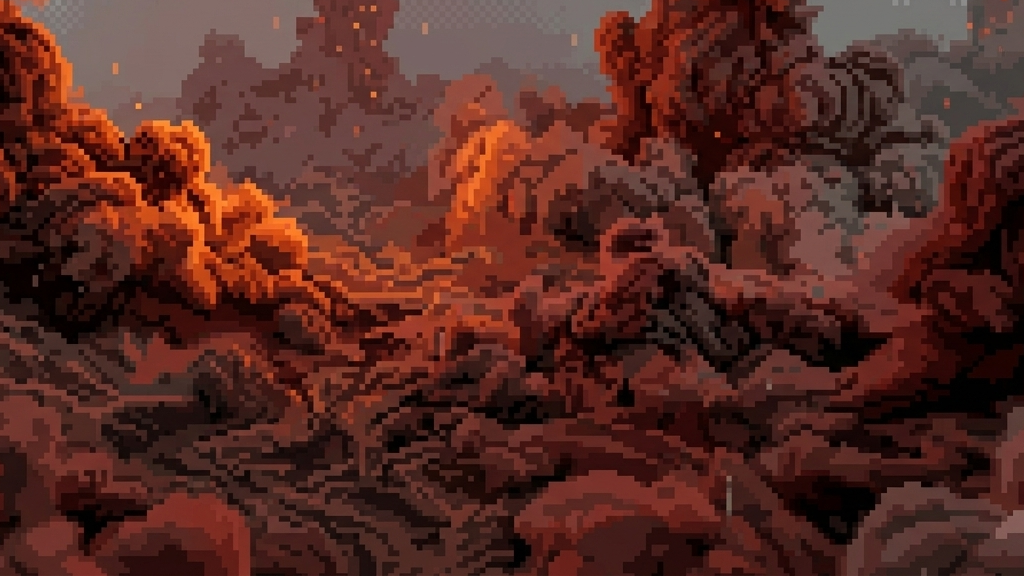

This game map was drawn from its Tiled (.tmx) file and the tilesets committed beside it. A one-line description and the full map source follow:
An orthogonal 32x18 tile map with 32x32 px tiles, 1 tile layer (Capa de patrones 1).

<map version="1.10" tiledversion="1.12.1" orientation="orthogonal" renderorder="right-down" width="32" height="18" tilewidth="32" tileheight="32" infinite="0" nextlayerid="2" nextobjectid="1">
 <tileset firstgid="1" source="Humo.tsx" />
 <layer id="1" name="Capa de patrones 1" width="32" height="18">
  <data encoding="csv">
2147483939,2147483938,2147483937,2147483936,2147483935,2147483934,2147483933,2147483932,2147483931,2147483930,2147483929,2147483928,2147483927,2147483926,2147483925,2147483924,2147483923,2147483922,2147483921,2147483920,2147483919,2147483918,2147483917,2147483916,2147483915,2147483914,2147483913,2147483912,2147483911,2147483910,2147483909,2147483908,
2147483981,2147483980,2147483979,2147483978,2147483977,2147483976,2147483975,2147483974,2147483973,2147483972,2147483971,2147483970,2147483969,2147483968,2147483967,2147483966,2147483965,2147483964,2147483963,2147483962,2147483961,2147483960,2147483959,2147483958,2147483957,2147483956,2147483955,2147483954,2147483953,2147483952,2147483951,2147483950,
2147484023,2147484022,2147484021,2147484020,2147484019,2147484018,2147484017,2147484016,2147484015,2147484014,2147484013,2147484012,2147484011,2147484010,2147484009,2147484008,2147484007,2147484006,2147484005,2147484004,2147484003,2147484002,2147484001,2147484000,2147483999,2147483998,2147483997,2147483996,2147483995,2147483994,2147483993,2147483992,
2147484065,2147484064,2147484063,2147484062,2147484061,2147484060,2147484059,2147484058,2147484057,2147484056,2147484055,2147484054,2147484053,2147484052,2147484051,2147484050,2147484049,2147484048,2147484047,2147484046,2147484045,2147484044,2147484043,2147484042,2147484041,2147484040,2147484039,2147484038,2147484037,2147484036,2147484035,2147484034,
2147484107,2147484106,2147484105,2147484104,2147484103,2147484102,2147484101,2147484100,2147484099,2147484098,2147484097,2147484096,2147484095,2147484094,2147484093,2147484092,2147484091,2147484090,2147484089,2147484088,2147484087,2147484086,2147484085,2147484084,2147484083,2147484082,2147484081,2147484080,2147484079,2147484078,2147484077,2147484076,
2147484149,2147484148,2147484147,2147484146,2147484145,2147484144,2147484143,2147484142,2147484141,2147484140,2147484139,2147484138,2147484137,2147484136,2147484135,2147484134,2147484133,2147484132,2147484131,2147484130,2147484129,2147484128,2147484127,2147484126,2147484125,2147484124,2147484123,2147484122,2147484121,2147484120,2147484119,2147484118,
2147484191,2147484190,2147484189,2147484188,2147484187,2147484186,2147484185,2147484184,2147484183,2147484182,2147484181,2147484180,2147484179,2147484178,2147484177,2147484176,2147484175,2147484174,2147484173,2147484172,2147484171,2147484170,2147484169,2147484168,2147484167,2147484166,2147484165,2147484164,2147484163,2147484162,2147484161,2147484160,
2147484233,2147484232,2147484231,2147484230,2147484229,2147484228,2147484227,2147484226,2147484225,2147484224,2147484223,2147484222,2147484221,2147484220,2147484219,2147484218,2147484217,2147484216,2147484215,2147484214,2147484213,2147484212,2147484211,2147484210,2147484209,2147484208,2147484207,2147484206,2147484205,2147484204,2147484203,2147484202,
2147484275,2147484274,2147484273,2147484272,2147484271,2147484270,2147484269,2147484268,2147484267,2147484266,2147484265,2147484264,2147484263,2147484262,2147484261,2147484260,2147484259,2147484258,2147484257,2147484256,2147484255,2147484254,2147484253,2147484252,2147484251,2147484250,2147484249,2147484248,2147484247,2147484246,2147484245,2147484244,
2147484317,2147484316,2147484315,2147484314,2147484313,2147484312,2147484311,2147484310,2147484309,2147484308,2147484307,2147484306,2147484305,2147484304,2147484303,2147484302,2147484301,2147484300,2147484299,2147484298,2147484297,2147484296,2147484295,2147484294,2147484293,2147484292,2147484291,2147484290,2147484289,2147484288,2147484287,2147484286,
2147484359,2147484358,2147484357,2147484356,2147484355,2147484354,2147484353,2147484352,2147484351,2147484350,2147484349,2147484348,2147484347,2147484346,2147484345,2147484344,2147484343,2147484342,2147484341,2147484340,2147484339,2147484338,2147484337,2147484336,2147484335,2147484334,2147484333,2147484332,2147484331,2147484330,2147484329,2147484328,
2147484401,2147484400,2147484399,2147484398,2147484397,2147484396,2147484395,2147484394,2147484393,2147484392,2147484391,2147484390,2147484389,2147484388,2147484387,2147484386,2147484385,2147484384,2147484383,2147484382,2147484381,2147484380,2147484379,2147484378,2147484377,2147484376,2147484375,2147484374,2147484373,2147484372,2147484371,2147484370,
2147484443,2147484442,2147484441,2147484440,2147484439,2147484438,2147484437,2147484436,2147484435,2147484434,2147484433,2147484432,2147484431,2147484430,2147484429,2147484428,2147484427,2147484426,2147484425,2147484424,2147484423,2147484422,2147484421,2147484420,2147484419,2147484418,2147484417,2147484416,2147484415,2147484414,2147484413,2147484412,
2147484485,2147484484,2147484483,2147484482,2147484481,2147484480,2147484479,2147484478,2147484477,2147484476,2147484475,2147484474,2147484473,2147484472,2147484471,2147484470,2147484469,2147484468,2147484467,2147484466,2147484465,2147484464,2147484463,2147484462,2147484461,2147484460,2147484459,2147484458,2147484457,2147484456,2147484455,2147484454,
2147484527,2147484526,2147484525,2147484524,2147484523,2147484522,2147484521,2147484520,2147484519,2147484518,2147484517,2147484516,2147484515,2147484514,2147484513,2147484512,2147484511,2147484510,2147484509,2147484508,2147484507,2147484506,2147484505,2147484504,2147484503,2147484502,2147484501,2147484500,2147484499,2147484498,2147484497,2147484496,
2147484569,2147484568,2147484567,2147484566,2147484565,2147484564,2147484563,2147484562,2147484561,2147484560,2147484559,2147484558,2147484557,2147484556,2147484555,2147484554,2147484553,2147484552,2147484551,2147484550,2147484549,2147484548,2147484547,2147484546,2147484545,2147484544,2147484543,2147484542,2147484541,2147484540,2147484539,2147484538,
2147484611,2147484610,2147484609,2147484608,2147484607,2147484606,2147484605,2147484604,2147484603,2147484602,2147484601,2147484600,2147484599,2147484598,2147484597,2147484596,2147484595,2147484594,2147484593,2147484592,2147484591,2147484590,2147484589,2147484588,2147484587,2147484586,2147484585,2147484584,2147484583,2147484582,2147484581,2147484580,
2147484653,2147484652,2147484651,2147484650,2147484649,2147484648,2147484647,2147484646,2147484645,2147484644,2147484643,2147484642,2147484641,2147484640,2147484639,2147484638,2147484637,2147484636,2147484635,2147484634,2147484633,2147484632,2147484631,2147484630,2147484629,2147484628,2147484627,2147484626,2147484625,2147484624,2147484623,2147484622
</data>
 </layer>
</map>
